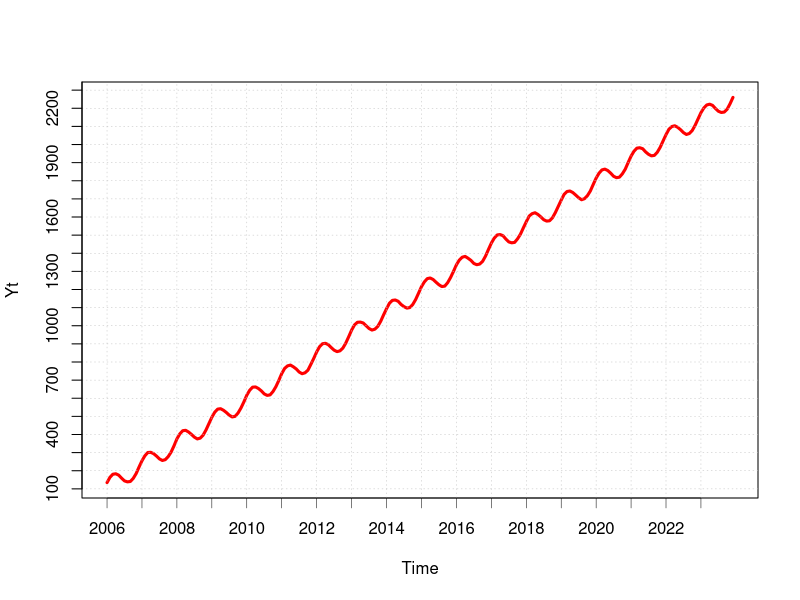

Source code (R):
setwd('C:/Users/darre/Desktop/ASDOS OSP/W6')

### Number 1
#####
i = rep(c(1:12), 18)
m = rep(month.abb,18)
y = rep(c(2006:2023), each = 12)
t = c(1:length(i))

data <- data.frame(i,m,y,t)
colnames(data) <- c("Index", "Month", "Year", "Time")
head(data)

### Number 2
#####
set.seed(184)
yt = matrix(0, nrow = 216)
error = rnorm(216, 0, 1)
for(i in 1:216){
  yt[i] = 100 + (10*i) + 50 * sin(2*pi*i/12) + error[i]
}
yt

data <- cbind(data, yt)
head(data)
win.graph()
where.put = c(1, which(diff(data[,3]) == 1) + 1) # ini adalah kunci
plot(data[,5], type = "l", lwd = 3, lty = 1, pch = 16, col = "red", xlab = "Time",
     ylab = "Yt", axes = F, frame = T)
abline(h = seq(100,2500, by=100), lty = 'dotted', lwd=0.5, col="grey")
abline(v = where.put, lty="dotted", lwd=0.5, col = "grey")
axis(side=2, at=seq(100,2500,by=100), label=seq(100,2500,by=100), lwd=1)
axis(side=1, at=where.put, label=data[,3][where.put], lwd=0.5)

### Number 3
#####

library(readxl)
sabun <- as.data.frame(read_excel("sabun.xlsx"))
head(sabun)
rataan <- (sabun[,3] + sabun[,4])/2
rataan

sabun <- cbind(sabun, rataan)
head(sabun)